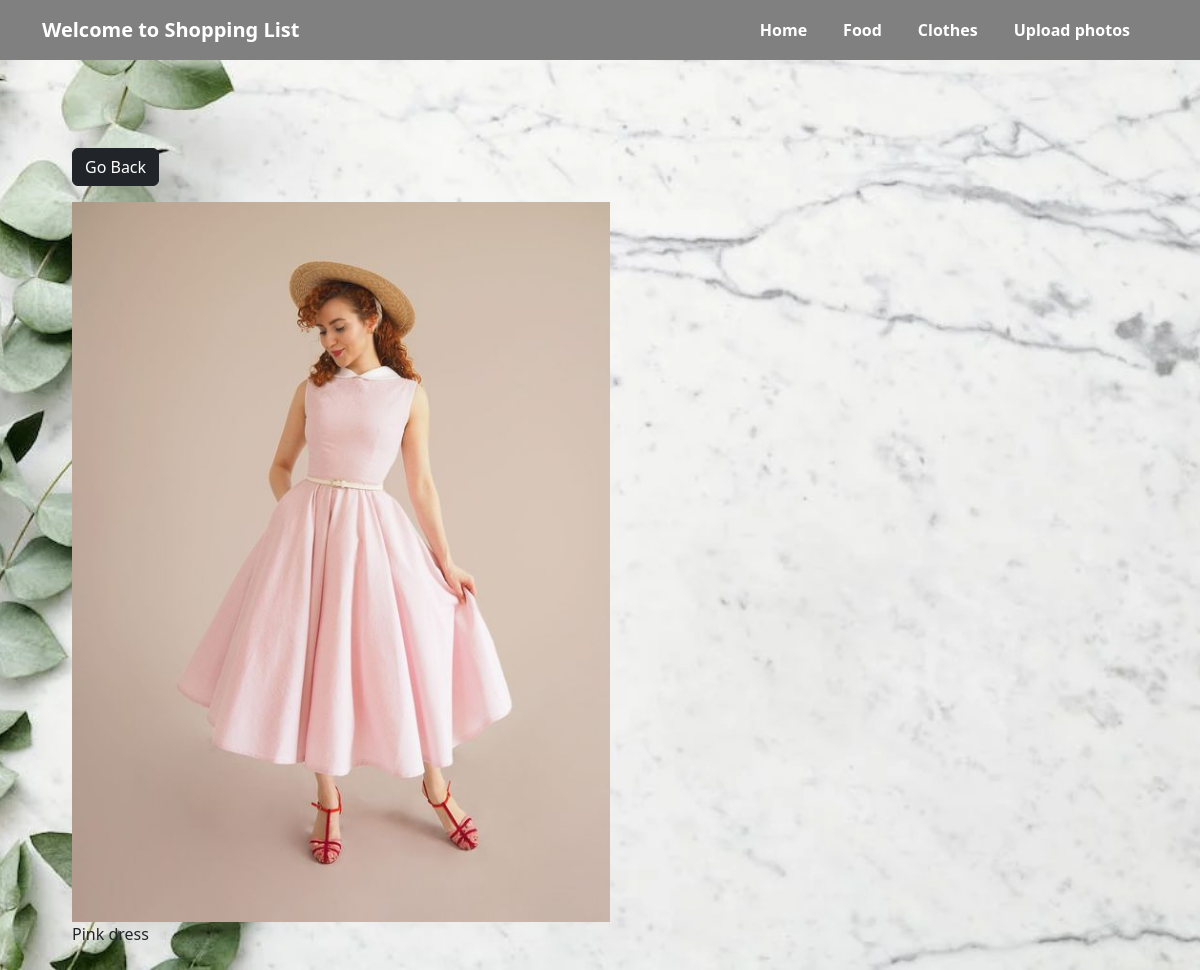
Screenshot of /photo/12 with the database file from the repository.
### produse/models.py (models this page shows, shortened)
class Photo(models.Model):
    class Meta:
        verbose_name = 'Photo'
        verbose_name_plural = 'Photos'
    category = models.ForeignKey(Category, on_delete=models.SET_NULL, null=True, blank=True)
    image = models.ImageField(null=False, blank=False)
    description = models.TextField()

### produse/views.py (the view)
# urls.py: path('photo/<str:id>', views.viewPhoto, name='photo'),
def viewPhoto(request,id):
    photo = Photo.objects.get(id=id)
    return render(request, 'produse/photo.html', {'photo': photo})

### produse/templates/produse/photo.html
{% extends 'produse/base.html' %}
{% block content %}
<body class="m-5">
    <div class="container">
        <div class="row justify-content-center">
            <div class="col">
                <a href="{% url 'gallery' %}" class="btn btn-dark my-3">Go Back</a>
                <div style="height: 90vh;">
                    <img style="max-width: 100%; max-height: 100%;" src="{{photo.image.url}}">
                    <p class="textdescription">{{photo.description}}</p>
                </div>
            </div>
        </div>
    </div>
</body>
</html>
{% endblock content %}

### produse/static/style.css (style rules this page uses)
body { background-image: url('/static/images/home_cover.jpg'); background-size: cover; background-position: center; background-repeat: no-repeat; z-index: -1; padding-top: 60px !important; }
.textdescription { white-space: pre-wrap; }

### rows the page displays
Photo: image (picture), description "Pink dress"
